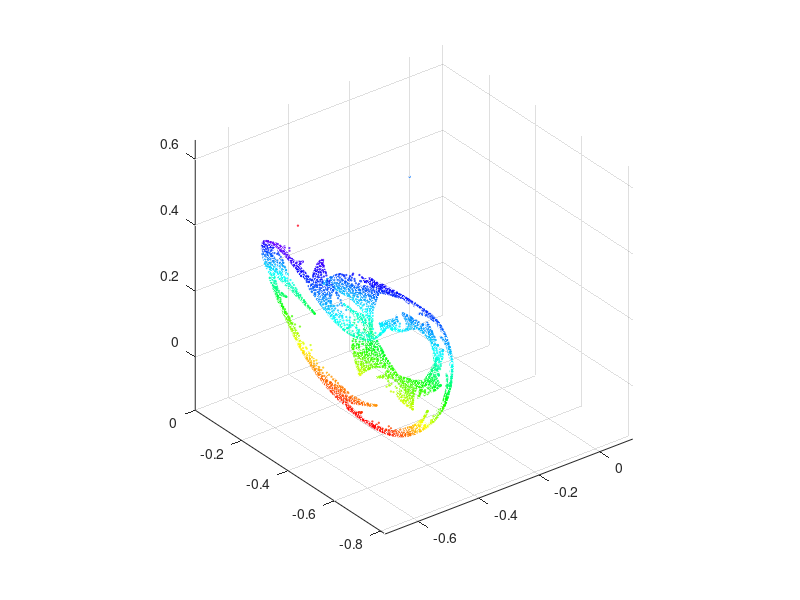

Recreate this plot in MATLAB.
%3d attractor
% Xn+1 = a1 + a2Xn + a3Xn2 + a4XnYn + a5XnZn + a6Yn+ a7Yn2
%        + a8YnZn + a9Zn + a10Zn2
% Yn+1 = a11 + a12Xn + a13Xn2 + a14XnYn + a15XnZn + a16Yn+ a17Yn2
%        + a18YnZn + a19Zn + a20Zn2
% Zn+1 = a21 + a22Xn + a23Xn2 + a24XnYn + a25XnZn + a26Yn+ a27Yn2
%        + a28YnZn + a29Zn + a30Zn2
total=25000;
x=zeros(total,1);
y=zeros(total,1);
z=zeros(total,1);
liststr={'GHCMVFESUFJJGIUOHWFROOIGMGFBEC';
    'HESJWNBMQQEOYLGPPBXGNHTJTPNTUG';
    'IIQMSNRHWELIGAGIURCSRIWABJSESC';
    'IUWOTLCIVQNMKGLXCBGELWUUWUQKIT';
    'IXYMLIVIVWOAXXXLEHKDPICIGQUQGF';
    'JVSBDFVNDDWWNMDMHDOPCFNYRIYWIU';
    'JWWHJKPHMMKUVMKFSRHKJCYOISSQNB';
    'KUELCPYRWJFNDCNNRBVQKQREITYMIY';
    'LLMEVWJKOGMOIVHTISBKJGYYEFWSEK';
    'LOTMOQYJBPLDUWTSWJQDQJVAQLEDQF';
    'MNGCLHTMPFKYEQXNXVUETBDSSWOOGN';
    'NJWFGVSOPUNATNJMNRWDQMFKIGMRSB';
    'NKRCPBNOMEMVQQKSKYEIJOCQWEYOFP';
    'NLJYYNNEIORHAKLKJKOVJFTFGGSMQY';
    'NNRCKWREIASTBGRGPADGMGSHPKMPHU';
    'OCVGJFNYEVPTEQLASRSELPUHOTDBXP';
    'OGBGSHOUTDPTRFKCORFDLNKOSPNPHA';
    'PBMEFIUKEKPDTZEJMPXSJTUFZLFRJA';
    'PIIOOVNXNHPAUADBROXSSACJSXGMKX';
    'PNBJINWBKXSIISTQCVRQNUPKSCLTXS';
    'QETFNJNAHIINXFKUHXYHMTTBNJSIII';
    'QNBDVISXIPPLGVLRMKNCMORMJOCIHX';
    'RGOUVHFMIJQBAKEWDJOVQNUSGCNPDU';
    'RIVIMLQBPFVPSLIKHJNDSPMWMCBGMK';
    'UFPFQLVOLTUAVQYFLEVREPQLSNQRCD';
    'UIMPUSPSEJNDPKKENDVSEHCVWDVEGQ';
    'WUBBBVGSWOQFPMBKOPLQKUEIKHSVHM';
    'LURCEGOHOIQFJKBSNYHSNRUKKIKIHW';
    'MTISVBKHOIJFWSYEKEGYLWJKEOGVLM'};
xn=0;
yn=0;
zn=0;
[s,v] = listdlg('PromptString','Select any one ',...
    'SelectionMode','single',...
    'ListString',liststr);
if v==1
    an=double(liststr{s});
    coeff=(an-77)*0.1;
    
    yyn=0;
    xxn=0;
    k=0;
    xn=0;
    yn=0;
    for m=2:total
        %xn=x(m-1);
        %yn=y(m-1);
        xxn=coeff(1)+coeff(2)*xn+coeff(3)*xn^2+coeff(4)*xn*yn+...
            coeff(5)*xn*zn+coeff(6)*yn+coeff(7)*yn^2+coeff(8)*yn*zn+...
            coeff(9)*zn+coeff(10)*zn^2;
        yyn=coeff(11)+coeff(12)*xn+coeff(13)*xn^2+coeff(14)*xn*yn+...
            coeff(15)*xn*zn+coeff(16)*yn+coeff(17)*yn^2+coeff(18)*yn*zn+...
            coeff(19)*zn+coeff(20)*zn^2;
        zn=coeff(21)+coeff(22)*xn+coeff(23)*xn^2+coeff(24)*xn*yn+...
            coeff(25)*xn*zn+coeff(26)*yn+coeff(27)*yn^2+coeff(28)*yn*zn+...
            coeff(29)*zn+coeff(30)*zn^2;
        
        xn=xxn;
        yn=yyn;
        x(m)=xn;
        y(m)=yn;
        z(m)=zn;
        
    end
    %plot3(x,y,z,'.','markersize',1),hold on
    %scatter(x,y,1,z);
    maxz=max(z);
    z=z-min(z);
    scatter3(x,y,z,1,z),hold on
    colormap(hsv(64));
    %plot3((x-x)+min(x),y,z,'.','markersize',1,'color',[0 0 0]),hold on
    
    grid on
    axis equal
    %fid=fopen(['coeff' num2str(s) '.txt'],'w');
    %fprintf(fid,'%f,',coeff);
    %fclose(fid);
    % Xn+1 = a1 + a2Xn + a3Xn2 + a4XnYn + a5XnZn + a6Yn+ a7Yn2
    %        + a8YnZn + a9Zn + a10Zn2
    % Yn+1 = a11 + a12Xn + a13Xn2 + a14XnYn + a15XnZn + a16Yn+ a17Yn2
    %        + a18YnZn + a19Zn + a20Zn2
    % Zn+1 = a21 + a22Xn + a23Xn2 + a24XnYn + a25XnZn + a26Yn+ a27Yn2
    %        + a28YnZn + a29Zn + a30Zn2
    % scatter(x,y,1,x);
    % % rang=[min(x) max(x) min(y) max(y)]
    % title(liststr{s})
    % set(gcf,'color','white','name','Fractal Fern')
    % colormap(makeColorMap(rand(1,3),rand(1,3),rand(1,3),64));
    % axis off
    %saveas(gcf, liststr{s}, 'bmp');
end
